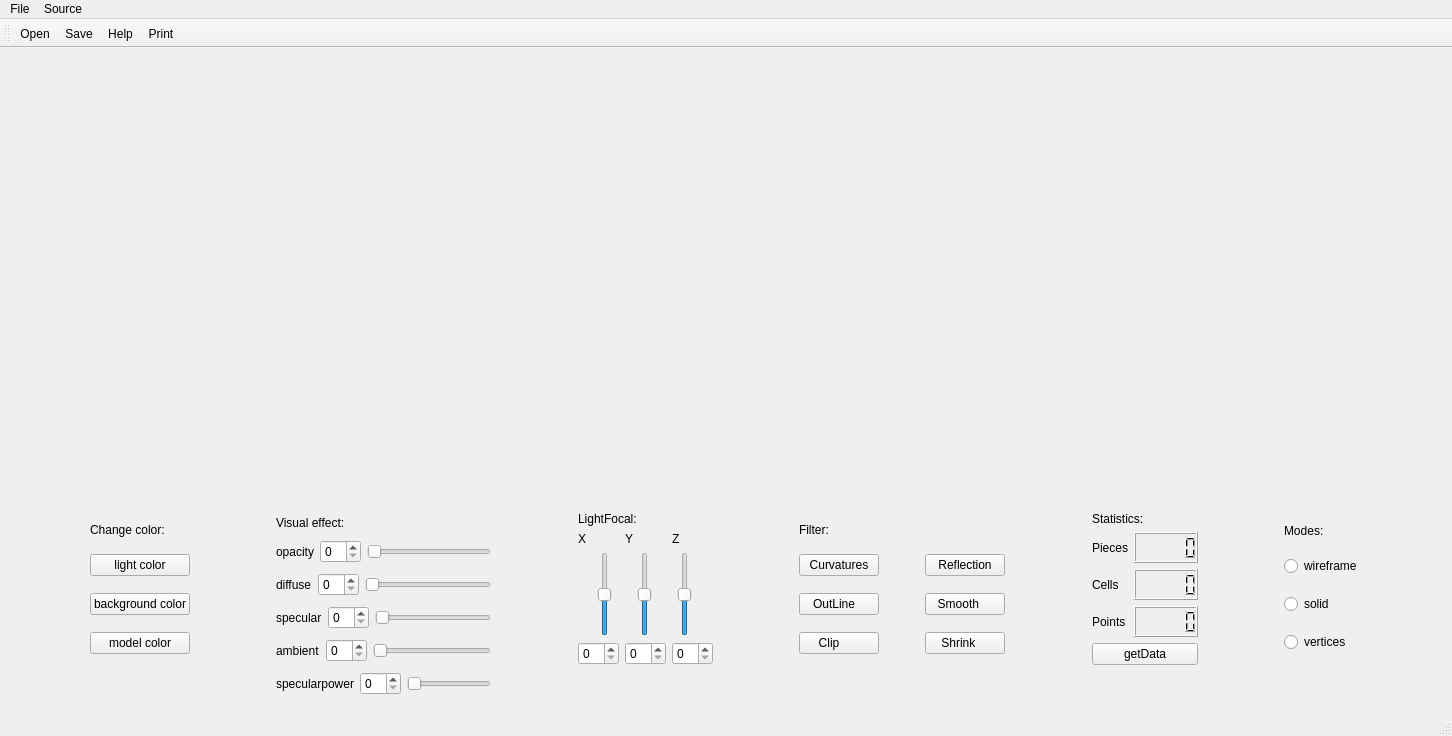
<?xml version="1.0" encoding="UTF-8"?>
<ui version="4.0">
 <class>MainWindow</class>
 <widget class="QMainWindow" name="MainWindow">
  <property name="geometry">
   <rect>
    <x>0</x>
    <y>0</y>
    <width>1452</width>
    <height>736</height>
   </rect>
  </property>
  <property name="sizePolicy">
   <sizepolicy hsizetype="Preferred" vsizetype="Preferred">
    <horstretch>0</horstretch>
    <verstretch>0</verstretch>
   </sizepolicy>
  </property>
  <property name="windowTitle">
   <string>MainWindow</string>
  </property>
  <property name="styleSheet">
   <string notr="true"/>
  </property>
  <widget class="QWidget" name="centralwidget">
   <property name="sizePolicy">
    <sizepolicy hsizetype="Preferred" vsizetype="Preferred">
     <horstretch>0</horstretch>
     <verstretch>0</verstretch>
    </sizepolicy>
   </property>
   <layout class="QVBoxLayout" name="verticalLayout_7">
    <item>
     <layout class="QVBoxLayout" name="verticalLayout">
      <item>
       <widget class="QVTKOpenGLWidget" name="qvtkWidget" native="true">
        <property name="sizePolicy">
         <sizepolicy hsizetype="Preferred" vsizetype="Preferred">
          <horstretch>0</horstretch>
          <verstretch>0</verstretch>
         </sizepolicy>
        </property>
        <property name="minimumSize">
         <size>
          <width>600</width>
          <height>400</height>
         </size>
        </property>
       </widget>
      </item>
      <item>
       <layout class="QHBoxLayout" name="horizontalLayout">
        <property name="sizeConstraint">
         <enum>QLayout::SetFixedSize</enum>
        </property>
        <item>
         <spacer name="horizontalSpacer_3">
          <property name="orientation">
           <enum>Qt::Horizontal</enum>
          </property>
          <property name="sizeHint" stdset="0">
           <size>
            <width>40</width>
            <height>20</height>
           </size>
          </property>
         </spacer>
        </item>
        <item>
         <layout class="QVBoxLayout" name="verticalLayout_5">
          <item>
           <widget class="QLabel" name="label_12">
            <property name="sizePolicy">
             <sizepolicy hsizetype="Preferred" vsizetype="Fixed">
              <horstretch>0</horstretch>
              <verstretch>0</verstretch>
             </sizepolicy>
            </property>
            <property name="text">
             <string>Change color:</string>
            </property>
           </widget>
          </item>
          <item>
           <widget class="QPushButton" name="lightcolor">
            <property name="text">
             <string>light color</string>
            </property>
            <property name="flat">
             <bool>false</bool>
            </property>
           </widget>
          </item>
          <item>
           <widget class="QPushButton" name="backgroundcolor">
            <property name="styleSheet">
             <string notr="true"/>
            </property>
            <property name="text">
             <string>background color</string>
            </property>
           </widget>
          </item>
          <item>
           <widget class="QPushButton" name="modelcolor">
            <property name="text">
             <string>model color</string>
            </property>
           </widget>
          </item>
          <item>
           <spacer name="verticalSpacer_3">
            <property name="orientation">
             <enum>Qt::Vertical</enum>
            </property>
            <property name="sizeType">
             <enum>QSizePolicy::Fixed</enum>
            </property>
            <property name="sizeHint" stdset="0">
             <size>
              <width>20</width>
              <height>40</height>
             </size>
            </property>
           </spacer>
          </item>
         </layout>
        </item>
        <item>
         <layout class="QVBoxLayout" name="verticalLayout_9"/>
        </item>
        <item>
         <spacer name="horizontalSpacer_4">
          <property name="orientation">
           <enum>Qt::Horizontal</enum>
          </property>
          <property name="sizeHint" stdset="0">
           <size>
            <width>40</width>
            <height>20</height>
           </size>
          </property>
         </spacer>
        </item>
        <item>
         <layout class="QVBoxLayout" name="OSI">
          <item>
           <widget class="QLabel" name="label_16">
            <property name="sizePolicy">
             <sizepolicy hsizetype="Preferred" vsizetype="Fixed">
              <horstretch>0</horstretch>
              <verstretch>0</verstretch>
             </sizepolicy>
            </property>
            <property name="text">
             <string>Visual effect:</string>
            </property>
           </widget>
          </item>
          <item>
           <layout class="QHBoxLayout" name="opacity">
            <item>
             <widget class="QLabel" name="label_7">
              <property name="text">
               <string>opacity</string>
              </property>
             </widget>
            </item>
            <item>
             <widget class="QSpinBox" name="opacityspin"/>
            </item>
            <item>
             <widget class="QSlider" name="opacityslider">
              <property name="maximum">
               <number>10</number>
              </property>
              <property name="orientation">
               <enum>Qt::Horizontal</enum>
              </property>
             </widget>
            </item>
           </layout>
          </item>
          <item>
           <layout class="QHBoxLayout" name="horizontalLayout_3">
            <item>
             <widget class="QLabel" name="label_11">
              <property name="text">
               <string>diffuse</string>
              </property>
             </widget>
            </item>
            <item>
             <widget class="QSpinBox" name="diffusespin"/>
            </item>
            <item>
             <widget class="QSlider" name="diffuseslider">
              <property name="maximum">
               <number>10</number>
              </property>
              <property name="orientation">
               <enum>Qt::Horizontal</enum>
              </property>
             </widget>
            </item>
           </layout>
          </item>
          <item>
           <layout class="QHBoxLayout" name="specular">
            <item>
             <widget class="QLabel" name="label_8">
              <property name="text">
               <string>specular</string>
              </property>
             </widget>
            </item>
            <item>
             <widget class="QSpinBox" name="specularspin"/>
            </item>
            <item>
             <widget class="QSlider" name="specularslider">
              <property name="maximum">
               <number>10</number>
              </property>
              <property name="orientation">
               <enum>Qt::Horizontal</enum>
              </property>
             </widget>
            </item>
           </layout>
          </item>
          <item>
           <layout class="QHBoxLayout" name="horizontalLayout_2">
            <item>
             <widget class="QLabel" name="label_10">
              <property name="text">
               <string>ambient</string>
              </property>
             </widget>
            </item>
            <item>
             <widget class="QSpinBox" name="ambientspin"/>
            </item>
            <item>
             <widget class="QSlider" name="ambientslider">
              <property name="maximum">
               <number>10</number>
              </property>
              <property name="orientation">
               <enum>Qt::Horizontal</enum>
              </property>
             </widget>
            </item>
           </layout>
          </item>
          <item>
           <layout class="QHBoxLayout" name="intensity">
            <item>
             <widget class="QLabel" name="label_9">
              <property name="text">
               <string>specularpower</string>
              </property>
             </widget>
            </item>
            <item>
             <widget class="QSpinBox" name="intensityspin"/>
            </item>
            <item>
             <widget class="QSlider" name="intensityslider">
              <property name="maximum">
               <number>128</number>
              </property>
              <property name="singleStep">
               <number>4</number>
              </property>
              <property name="orientation">
               <enum>Qt::Horizontal</enum>
              </property>
             </widget>
            </item>
           </layout>
          </item>
         </layout>
        </item>
        <item>
         <spacer name="horizontalSpacer_10">
          <property name="orientation">
           <enum>Qt::Horizontal</enum>
          </property>
          <property name="sizeHint" stdset="0">
           <size>
            <width>40</width>
            <height>20</height>
           </size>
          </property>
         </spacer>
        </item>
        <item>
         <layout class="QVBoxLayout" name="verticalLayout_11">
          <item>
           <widget class="QLabel" name="label_17">
            <property name="sizePolicy">
             <sizepolicy hsizetype="Preferred" vsizetype="Fixed">
              <horstretch>0</horstretch>
              <verstretch>0</verstretch>
             </sizepolicy>
            </property>
            <property name="text">
             <string>LightFocal:</string>
            </property>
           </widget>
          </item>
          <item>
           <layout class="QVBoxLayout" name="LightFocalPosition">
            <item>
             <layout class="QHBoxLayout" name="horizontalLayout_8">
              <item>
               <widget class="QLabel" name="label_3">
                <property name="text">
                 <string>X</string>
                </property>
               </widget>
              </item>
              <item>
               <widget class="QLabel" name="label_2">
                <property name="text">
                 <string>Y</string>
                </property>
               </widget>
              </item>
              <item>
               <widget class="QLabel" name="label">
                <property name="text">
                 <string>Z</string>
                </property>
               </widget>
              </item>
             </layout>
            </item>
            <item>
             <layout class="QHBoxLayout" name="positionslider">
              <item>
               <widget class="QSlider" name="xslider">
                <property name="sizePolicy">
                 <sizepolicy hsizetype="Fixed" vsizetype="Fixed">
                  <horstretch>0</horstretch>
                  <verstretch>0</verstretch>
                 </sizepolicy>
                </property>
                <property name="minimum">
                 <number>-10</number>
                </property>
                <property name="maximum">
                 <number>10</number>
                </property>
                <property name="singleStep">
                 <number>5</number>
                </property>
                <property name="orientation">
                 <enum>Qt::Vertical</enum>
                </property>
               </widget>
              </item>
              <item>
               <widget class="QSlider" name="yslider">
                <property name="sizePolicy">
                 <sizepolicy hsizetype="Fixed" vsizetype="Fixed">
                  <horstretch>0</horstretch>
                  <verstretch>0</verstretch>
                 </sizepolicy>
                </property>
                <property name="minimum">
                 <number>-10</number>
                </property>
                <property name="maximum">
                 <number>10</number>
                </property>
                <property name="singleStep">
                 <number>5</number>
                </property>
                <property name="orientation">
                 <enum>Qt::Vertical</enum>
                </property>
               </widget>
              </item>
              <item>
               <widget class="QSlider" name="zslider">
                <property name="sizePolicy">
                 <sizepolicy hsizetype="Fixed" vsizetype="Fixed">
                  <horstretch>0</horstretch>
                  <verstretch>0</verstretch>
                 </sizepolicy>
                </property>
                <property name="minimum">
                 <number>-10</number>
                </property>
                <property name="maximum">
                 <number>10</number>
                </property>
                <property name="singleStep">
                 <number>5</number>
                </property>
                <property name="orientation">
                 <enum>Qt::Vertical</enum>
                </property>
               </widget>
              </item>
             </layout>
            </item>
            <item>
             <layout class="QHBoxLayout" name="spinbox">
              <item>
               <widget class="QSpinBox" name="xspin"/>
              </item>
              <item>
               <widget class="QSpinBox" name="yspin"/>
              </item>
              <item>
               <widget class="QSpinBox" name="zspin"/>
              </item>
             </layout>
            </item>
            <item>
             <spacer name="verticalSpacer_5">
              <property name="orientation">
               <enum>Qt::Vertical</enum>
              </property>
              <property name="sizeType">
               <enum>QSizePolicy::Fixed</enum>
              </property>
              <property name="sizeHint" stdset="0">
               <size>
                <width>20</width>
                <height>40</height>
               </size>
              </property>
             </spacer>
            </item>
           </layout>
          </item>
         </layout>
        </item>
        <item>
         <spacer name="horizontalSpacer_2">
          <property name="orientation">
           <enum>Qt::Horizontal</enum>
          </property>
          <property name="sizeHint" stdset="0">
           <size>
            <width>40</width>
            <height>20</height>
           </size>
          </property>
         </spacer>
        </item>
        <item>
         <layout class="QVBoxLayout" name="verticalLayout_6">
          <item>
           <widget class="QLabel" name="label_4">
            <property name="sizePolicy">
             <sizepolicy hsizetype="Preferred" vsizetype="Fixed">
              <horstretch>0</horstretch>
              <verstretch>0</verstretch>
             </sizepolicy>
            </property>
            <property name="text">
             <string>Filter:</string>
            </property>
           </widget>
          </item>
          <item>
           <layout class="QHBoxLayout" name="horizontalLayout_9">
            <item>
             <widget class="QPushButton" name="curvatures">
              <property name="sizePolicy">
               <sizepolicy hsizetype="Fixed" vsizetype="Fixed">
                <horstretch>0</horstretch>
                <verstretch>0</verstretch>
               </sizepolicy>
              </property>
              <property name="text">
               <string>Curvatures</string>
              </property>
             </widget>
            </item>
            <item>
             <spacer name="horizontalSpacer_8">
              <property name="orientation">
               <enum>Qt::Horizontal</enum>
              </property>
              <property name="sizeHint" stdset="0">
               <size>
                <width>40</width>
                <height>20</height>
               </size>
              </property>
             </spacer>
            </item>
            <item>
             <widget class="QPushButton" name="reflection">
              <property name="sizePolicy">
               <sizepolicy hsizetype="Fixed" vsizetype="Fixed">
                <horstretch>0</horstretch>
                <verstretch>0</verstretch>
               </sizepolicy>
              </property>
              <property name="text">
               <string>Reflection</string>
              </property>
             </widget>
            </item>
           </layout>
          </item>
          <item>
           <layout class="QHBoxLayout" name="horizontalLayout_4">
            <item>
             <widget class="QPushButton" name="outline">
              <property name="sizePolicy">
               <sizepolicy hsizetype="Fixed" vsizetype="Fixed">
                <horstretch>0</horstretch>
                <verstretch>0</verstretch>
               </sizepolicy>
              </property>
              <property name="text">
               <string>OutLine   </string>
              </property>
             </widget>
            </item>
            <item>
             <spacer name="horizontalSpacer_7">
              <property name="orientation">
               <enum>Qt::Horizontal</enum>
              </property>
              <property name="sizeHint" stdset="0">
               <size>
                <width>40</width>
                <height>20</height>
               </size>
              </property>
             </spacer>
            </item>
            <item>
             <widget class="QPushButton" name="smooth">
              <property name="sizePolicy">
               <sizepolicy hsizetype="Fixed" vsizetype="Fixed">
                <horstretch>0</horstretch>
                <verstretch>0</verstretch>
               </sizepolicy>
              </property>
              <property name="text">
               <string>Smooth    </string>
              </property>
             </widget>
            </item>
           </layout>
          </item>
          <item>
           <layout class="QHBoxLayout" name="horizontalLayout_10">
            <item>
             <widget class="QPushButton" name="clip">
              <property name="sizePolicy">
               <sizepolicy hsizetype="Fixed" vsizetype="Fixed">
                <horstretch>0</horstretch>
                <verstretch>0</verstretch>
               </sizepolicy>
              </property>
              <property name="text">
               <string>Clip      </string>
              </property>
             </widget>
            </item>
            <item>
             <spacer name="horizontalSpacer_9">
              <property name="orientation">
               <enum>Qt::Horizontal</enum>
              </property>
              <property name="sizeHint" stdset="0">
               <size>
                <width>40</width>
                <height>20</height>
               </size>
              </property>
             </spacer>
            </item>
            <item>
             <widget class="QPushButton" name="shrink">
              <property name="sizePolicy">
               <sizepolicy hsizetype="Fixed" vsizetype="Fixed">
                <horstretch>0</horstretch>
                <verstretch>0</verstretch>
               </sizepolicy>
              </property>
              <property name="text">
               <string>Shrink    </string>
              </property>
             </widget>
            </item>
           </layout>
          </item>
          <item>
           <spacer name="verticalSpacer_4">
            <property name="orientation">
             <enum>Qt::Vertical</enum>
            </property>
            <property name="sizeType">
             <enum>QSizePolicy::Fixed</enum>
            </property>
            <property name="sizeHint" stdset="0">
             <size>
              <width>20</width>
              <height>40</height>
             </size>
            </property>
           </spacer>
          </item>
         </layout>
        </item>
        <item>
         <spacer name="horizontalSpacer_6">
          <property name="orientation">
           <enum>Qt::Horizontal</enum>
          </property>
          <property name="sizeHint" stdset="0">
           <size>
            <width>40</width>
            <height>20</height>
           </size>
          </property>
         </spacer>
        </item>
        <item>
         <layout class="QVBoxLayout" name="verticalLayout_3">
          <item>
           <widget class="QLabel" name="label_6">
            <property name="sizePolicy">
             <sizepolicy hsizetype="Preferred" vsizetype="Fixed">
              <horstretch>0</horstretch>
              <verstretch>0</verstretch>
             </sizepolicy>
            </property>
            <property name="text">
             <string>Statistics:</string>
            </property>
           </widget>
          </item>
          <item>
           <layout class="QVBoxLayout" name="verticalLayout_4">
            <item>
             <layout class="QHBoxLayout" name="horizontalLayout_5">
              <item>
               <widget class="QLabel" name="label_13">
                <property name="text">
                 <string>Pieces</string>
                </property>
               </widget>
              </item>
              <item>
               <widget class="QLCDNumber" name="pieceslcd">
                <property name="value" stdset="0">
                 <double>0.000000000000000</double>
                </property>
               </widget>
              </item>
             </layout>
            </item>
            <item>
             <layout class="QHBoxLayout" name="horizontalLayout_6">
              <item>
               <widget class="QLabel" name="label_14">
                <property name="text">
                 <string>Cells </string>
                </property>
               </widget>
              </item>
              <item>
               <widget class="QLCDNumber" name="cellslcd"/>
              </item>
             </layout>
            </item>
            <item>
             <layout class="QHBoxLayout" name="horizontalLayout_7">
              <item>
               <widget class="QLabel" name="label_15">
                <property name="text">
                 <string>Points</string>
                </property>
               </widget>
              </item>
              <item>
               <widget class="QLCDNumber" name="pointslcd"/>
              </item>
             </layout>
            </item>
           </layout>
          </item>
          <item>
           <widget class="QPushButton" name="get_statistics">
            <property name="text">
             <string>getData</string>
            </property>
           </widget>
          </item>
          <item>
           <spacer name="verticalSpacer_2">
            <property name="orientation">
             <enum>Qt::Vertical</enum>
            </property>
            <property name="sizeType">
             <enum>QSizePolicy::Fixed</enum>
            </property>
            <property name="sizeHint" stdset="0">
             <size>
              <width>20</width>
              <height>40</height>
             </size>
            </property>
           </spacer>
          </item>
         </layout>
        </item>
        <item>
         <spacer name="horizontalSpacer_5">
          <property name="orientation">
           <enum>Qt::Horizontal</enum>
          </property>
          <property name="sizeHint" stdset="0">
           <size>
            <width>40</width>
            <height>20</height>
           </size>
          </property>
         </spacer>
        </item>
        <item>
         <layout class="QVBoxLayout" name="verticalLayout_2">
          <item>
           <widget class="QLabel" name="label_5">
            <property name="sizePolicy">
             <sizepolicy hsizetype="Preferred" vsizetype="Fixed">
              <horstretch>0</horstretch>
              <verstretch>0</verstretch>
             </sizepolicy>
            </property>
            <property name="text">
             <string>Modes:</string>
            </property>
           </widget>
          </item>
          <item>
           <widget class="QRadioButton" name="wireframe">
            <property name="text">
             <string>wireframe</string>
            </property>
           </widget>
          </item>
          <item>
           <widget class="QRadioButton" name="solid">
            <property name="text">
             <string>solid</string>
            </property>
           </widget>
          </item>
          <item>
           <widget class="QRadioButton" name="vertices">
            <property name="text">
             <string>vertices</string>
            </property>
           </widget>
          </item>
          <item>
           <spacer name="verticalSpacer">
            <property name="orientation">
             <enum>Qt::Vertical</enum>
            </property>
            <property name="sizeType">
             <enum>QSizePolicy::Fixed</enum>
            </property>
            <property name="sizeHint" stdset="0">
             <size>
              <width>20</width>
              <height>40</height>
             </size>
            </property>
           </spacer>
          </item>
         </layout>
        </item>
        <item>
         <spacer name="horizontalSpacer">
          <property name="orientation">
           <enum>Qt::Horizontal</enum>
          </property>
          <property name="sizeHint" stdset="0">
           <size>
            <width>20</width>
            <height>20</height>
           </size>
          </property>
         </spacer>
        </item>
        <item>
         <layout class="QVBoxLayout" name="verticalLayout_8"/>
        </item>
       </layout>
      </item>
     </layout>
    </item>
   </layout>
  </widget>
  <widget class="QMenuBar" name="menubar">
   <property name="geometry">
    <rect>
     <x>0</x>
     <y>0</y>
     <width>1452</width>
     <height>26</height>
    </rect>
   </property>
   <widget class="QMenu" name="menuFile">
    <property name="title">
     <string>File</string>
    </property>
    <addaction name="actionFileOpen"/>
    <addaction name="actionFileSave"/>
   </widget>
   <widget class="QMenu" name="menuSource">
    <property name="title">
     <string>Source</string>
    </property>
    <addaction name="actionSphere_2"/>
    <addaction name="actionCube"/>
    <addaction name="actionCylinder_2"/>
    <addaction name="actionTetrahedron"/>
    <addaction name="actionDisk"/>
    <addaction name="actionLine"/>
    <addaction name="actionCone"/>
    <addaction name="actionPyramid"/>
   </widget>
   <addaction name="menuFile"/>
   <addaction name="menuSource"/>
  </widget>
  <widget class="QStatusBar" name="statusbar"/>
  <widget class="QToolBar" name="toolBar">
   <property name="sizePolicy">
    <sizepolicy hsizetype="Expanding" vsizetype="Expanding">
     <horstretch>0</horstretch>
     <verstretch>0</verstretch>
    </sizepolicy>
   </property>
   <property name="windowTitle">
    <string>toolBar</string>
   </property>
   <attribute name="toolBarArea">
    <enum>TopToolBarArea</enum>
   </attribute>
   <attribute name="toolBarBreak">
    <bool>false</bool>
   </attribute>
   <addaction name="actionFileOpen"/>
   <addaction name="actionFileSave"/>
   <addaction name="actionHelp"/>
   <addaction name="actionPrint"/>
  </widget>
  <action name="actionFileOpen">
   <property name="icon">
    <iconset resource="Icons/icons.qrc">
     <normaloff>:/Icons/fileopen.png</normaloff>:/Icons/fileopen.png</iconset>
   </property>
   <property name="text">
    <string>Open</string>
   </property>
  </action>
  <action name="actionFileSave">
   <property name="icon">
    <iconset resource="Icons/icons.qrc">
     <normaloff>:/Icons/filesave.png</normaloff>:/Icons/filesave.png</iconset>
   </property>
   <property name="text">
    <string>Save</string>
   </property>
  </action>
  <action name="actionHelp">
   <property name="icon">
    <iconset resource="Icons/icons.qrc">
     <normaloff>:/Icons/help.png</normaloff>:/Icons/help.png</iconset>
   </property>
   <property name="text">
    <string>Help</string>
   </property>
  </action>
  <action name="actionPrint">
   <property name="icon">
    <iconset resource="Icons/icons.qrc">
     <normaloff>:/Icons/print.png</normaloff>:/Icons/print.png</iconset>
   </property>
   <property name="text">
    <string>Print</string>
   </property>
  </action>
  <action name="actionSphere_2">
   <property name="text">
    <string>Sphere</string>
   </property>
  </action>
  <action name="actionCube">
   <property name="text">
    <string>Cube</string>
   </property>
  </action>
  <action name="actionCylinder_2">
   <property name="text">
    <string>Cylinder</string>
   </property>
  </action>
  <action name="actionTetrahedron">
   <property name="text">
    <string>Tetrahedron</string>
   </property>
  </action>
  <action name="actionDisk">
   <property name="text">
    <string>Disk</string>
   </property>
  </action>
  <action name="actionLine">
   <property name="text">
    <string>Line</string>
   </property>
  </action>
  <action name="actionCone">
   <property name="text">
    <string>Cone</string>
   </property>
  </action>
  <action name="actionPyramid">
   <property name="text">
    <string>Pyramid</string>
   </property>
  </action>
 </widget>
 <customwidgets>
  <customwidget>
   <class>QVTKOpenGLWidget</class>
   <extends>QWidget</extends>
   <header>QVTKOpenGLWidget.h</header>
  </customwidget>
 </customwidgets>
 <resources>
  <include location="Icons/icons.qrc"/>
 </resources>
 <connections/>
</ui>
